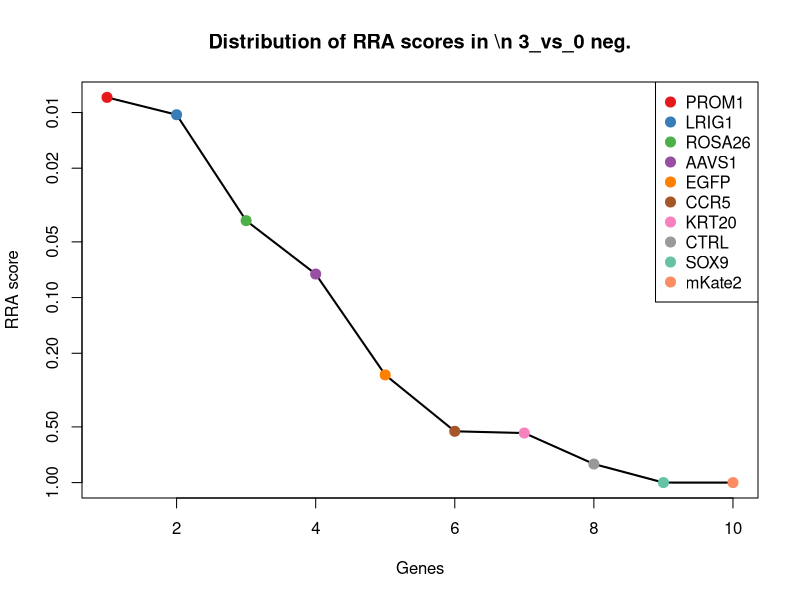
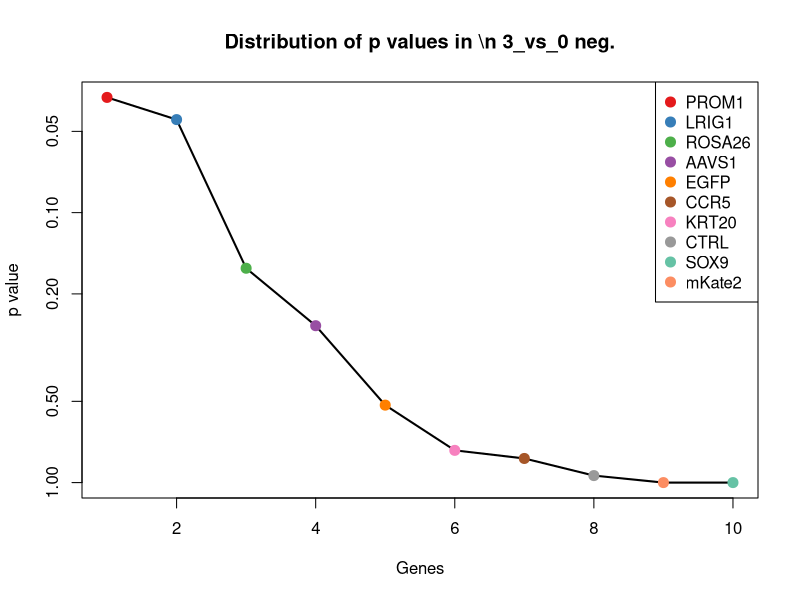
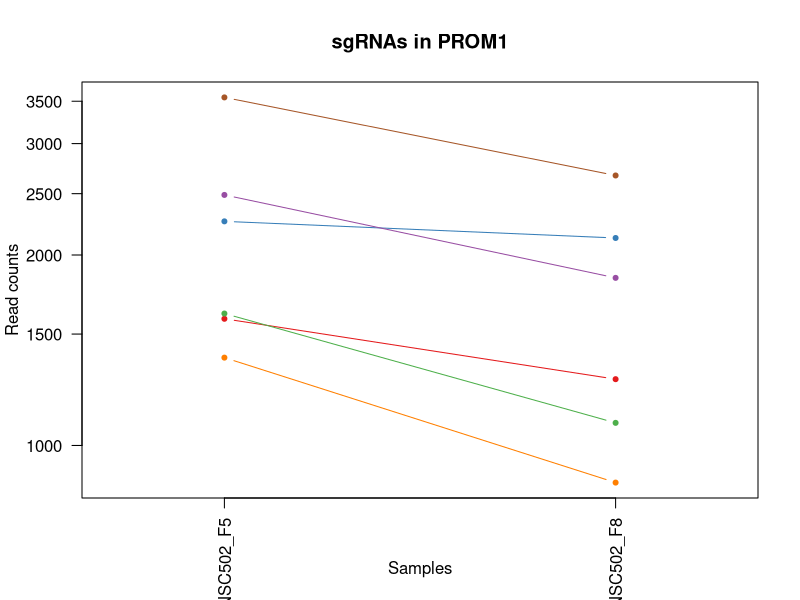
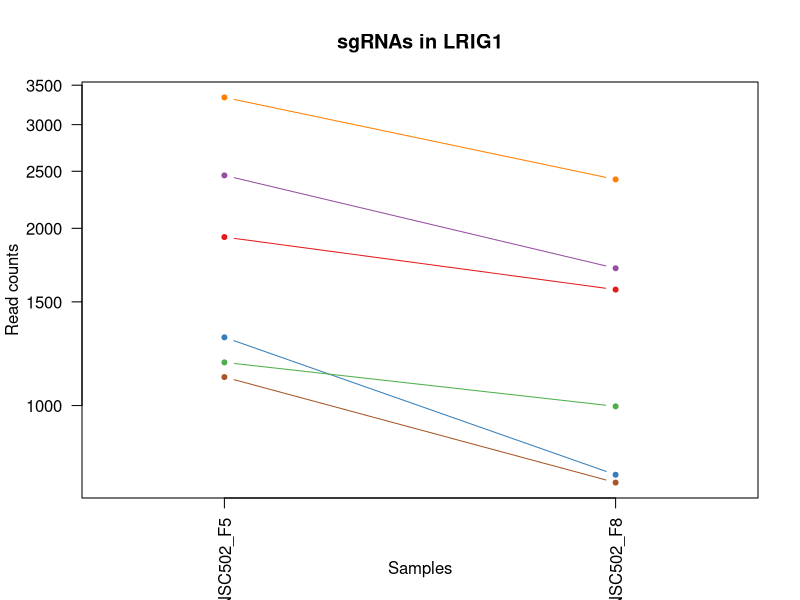
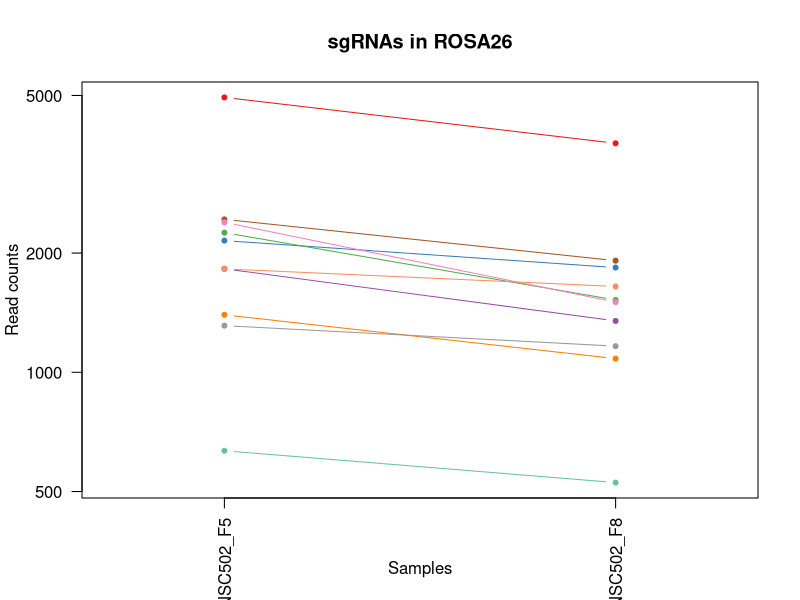
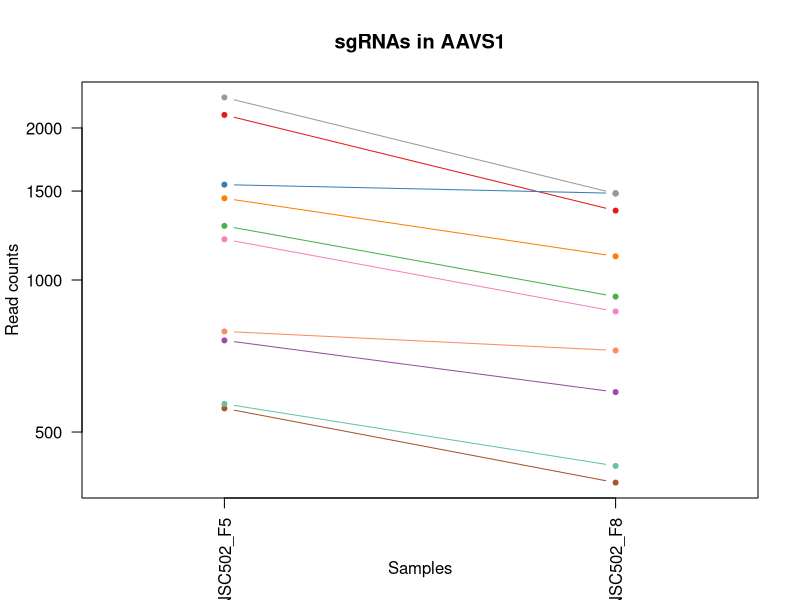
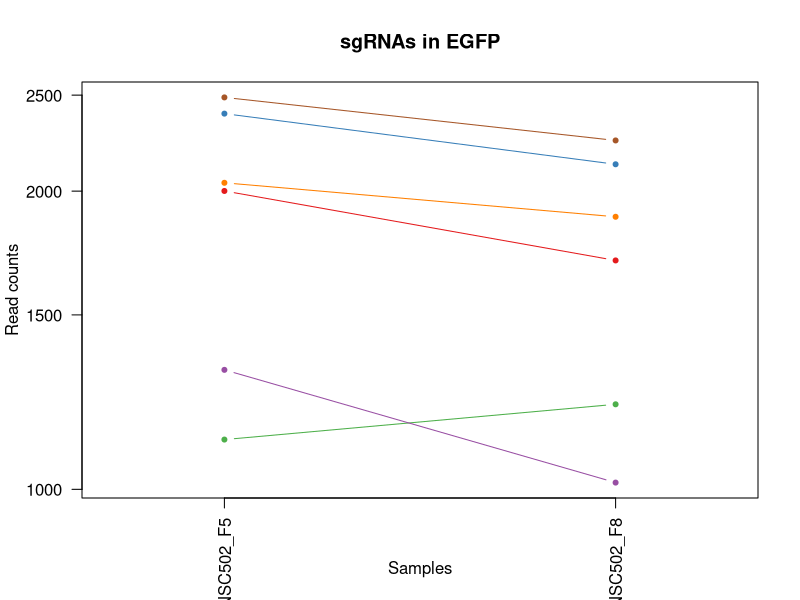
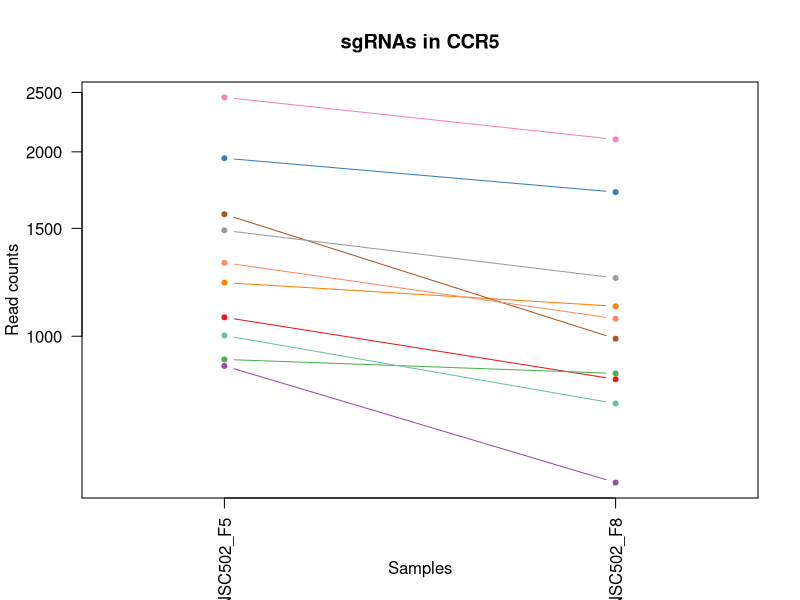

Source code (R) for these figures, in order: (Note: this script raises an error after producing the figures.)
pdf(file='S2A_c0_t3.pdf',width=4.5,height=4.5);
gstable=read.table('S2A_c0_t3.gene_summary.txt',header=T)
# 
#
# parameters
# Do not modify the variables beginning with "__"

# gstablename='__GENE_SUMMARY_FILE__'
startindex=3
# outputfile='__OUTPUT_FILE__'
targetgenelist=c("PROM1","LRIG1","ROSA26","AAVS1","EGFP","CCR5","KRT20","CTRL","SOX9","mKate2")
# samplelabel=sub('.\\w+.\\w+$','',colnames(gstable)[startindex]);
samplelabel='3_vs_0 neg.'


# You need to write some codes in front of this code:
# gstable=read.table(gstablename,header=T)
# pdf(file=outputfile,width=6,height=6)


# set up color using RColorBrewer
#library(RColorBrewer)
#colors <- brewer.pal(length(targetgenelist), "Set1")

colors=c( "#E41A1C", "#377EB8", "#4DAF4A", "#984EA3", "#FF7F00",  "#A65628", "#F781BF",
          "#999999", "#66C2A5", "#FC8D62", "#8DA0CB", "#E78AC3", "#A6D854", "#FFD92F", "#E5C494", "#B3B3B3", 
          "#8DD3C7", "#FFFFB3", "#BEBADA", "#FB8072", "#80B1D3", "#FDB462", "#B3DE69", "#FCCDE5",
          "#D9D9D9", "#BC80BD", "#CCEBC5", "#FFED6F")

######
# function definition

plotrankedvalues<-function(val, tglist, ...){
  
  plot(val,log='y',ylim=c(max(val),min(val)),type='l',lwd=2, ...)
  if(length(tglist)>0){
    for(i in 1:length(tglist)){
      targetgene=tglist[i];
      tx=which(names(val)==targetgene);ty=val[targetgene];
      points(tx,ty,col=colors[(i %% length(colors)) ],cex=2,pch=20)
      # text(tx+50,ty,targetgene,col=colors[i])
    }
    legend('topright',tglist,pch=20,pt.cex = 2,cex=1,col=colors)
  }
}



plotrandvalues<-function(val,targetgenelist, ...){
  # choose the one with the best distance distribution
  
  mindiffvalue=0;
  randval=val;
  for(i in 1:20){
    randval0=sample(val)
    vindex=sort(which(names(randval0) %in% targetgenelist))
    if(max(vindex)>0.9*length(val)){
      # print('pass...')
      next;
    }
    mindiffind=min(diff(vindex));
    if (mindiffind > mindiffvalue){
      mindiffvalue=mindiffind;
      randval=randval0;
      # print(paste('Diff: ',mindiffvalue))
    }
  }
  plot(randval,log='y',ylim=c(max(randval),min(randval)),pch=20,col='grey', ...)
  
  if(length(targetgenelist)>0){
    for(i in 1:length(targetgenelist)){
      targetgene=targetgenelist[i];
      tx=which(names(randval)==targetgene);ty=randval[targetgene];
      points(tx,ty,col=colors[(i %% length(colors)) ],cex=2,pch=20)
      text(tx+50,ty,targetgene,col=colors[i])
    }
  }
  
}




# set.seed(1235)



pvec=gstable[,startindex]
names(pvec)=gstable[,'id']
pvec=sort(pvec);

plotrankedvalues(pvec,targetgenelist,xlab='Genes',ylab='RRA score',main=paste('Distribution of RRA scores in \\n',samplelabel))

# plotrandvalues(pvec,targetgenelist,xlab='Genes',ylab='RRA score',main=paste('Distribution of RRA scores in \\n',samplelabel))


pvec=gstable[,startindex+1]
names(pvec)=gstable[,'id']
pvec=sort(pvec);

plotrankedvalues(pvec,targetgenelist,xlab='Genes',ylab='p value',main=paste('Distribution of p values in \\n',samplelabel))

# plotrandvalues(pvec,targetgenelist,xlab='Genes',ylab='p value',main=paste('Distribution of p values in \\n',samplelabel))



# you need to write after this code:
# dev.off()






# parameters
# Do not modify the variables beginning with "__"
targetmat=list(c(1584.6399029282543,1271.867339006286),c(2259.5258627960648,2126.746125618564),c(1615.3165374677003,1084.7972866791495),c(2487.683332183194,1839.348000534974),c(1375.6553301282788,872.6452161628996),c(3547.944513452794,2670.1898530493518))
targetgene="PROM1"
collabel=c("S13_MNSC502_F5","S16_MNSC502_F8")

# set up color using RColorBrewer
#library(RColorBrewer)
#colors <- brewer.pal(length(targetgenelist), "Set1")

colors=c( "#E41A1C", "#377EB8", "#4DAF4A", "#984EA3", "#FF7F00",  "#A65628", "#F781BF",
          "#999999", "#66C2A5", "#FC8D62", "#8DA0CB", "#E78AC3", "#A6D854", "#FFD92F", "#E5C494", "#B3B3B3", 
          "#8DD3C7", "#FFFFB3", "#BEBADA", "#FB8072", "#80B1D3", "#FDB462", "#B3DE69", "#FCCDE5",
          "#D9D9D9", "#BC80BD", "#CCEBC5", "#FFED6F")


## code

targetmatvec=unlist(targetmat)+1
yrange=range(targetmatvec[targetmatvec>0]);
# yrange[1]=1; # set the minimum value to 1
for(i in 1:length(targetmat)){
  vali=targetmat[[i]]+1;
  if(i==1){
    plot(1:length(vali),vali,type='b',las=1,pch=20,main=paste('sgRNAs in',targetgene),ylab='Read counts',xlab='Samples',xlim=c(0.7,length(vali)+0.3),ylim = yrange,col=colors[(i %% length(colors))],xaxt='n',log='y')
    axis(1,at=1:length(vali),labels=(collabel),las=2)
    # lines(0:100,rep(1,101),col='black');
  }else{
    lines(1:length(vali),vali,type='b',pch=20,col=colors[(i %% length(colors))])
  }
}




# parameters
# Do not modify the variables beginning with "__"
targetmat=list(c(1931.6693311557365,1572.8515572756455),c(1304.71561275581,761.866302494316),c(1182.967719427384,995.9651389260399),c(2458.9239873024635,1709.7575732245555),c(3336.084006164746,2420.414755249432),c(1116.8212262017037,738.8744524876288))
targetgene="LRIG1"
collabel=c("S13_MNSC502_F5","S16_MNSC502_F8")

# set up color using RColorBrewer
#library(RColorBrewer)
#colors <- brewer.pal(length(targetgenelist), "Set1")

colors=c( "#E41A1C", "#377EB8", "#4DAF4A", "#984EA3", "#FF7F00",  "#A65628", "#F781BF",
          "#999999", "#66C2A5", "#FC8D62", "#8DA0CB", "#E78AC3", "#A6D854", "#FFD92F", "#E5C494", "#B3B3B3", 
          "#8DD3C7", "#FFFFB3", "#BEBADA", "#FB8072", "#80B1D3", "#FDB462", "#B3DE69", "#FCCDE5",
          "#D9D9D9", "#BC80BD", "#CCEBC5", "#FFED6F")


## code

targetmatvec=unlist(targetmat)+1
yrange=range(targetmatvec[targetmatvec>0]);
# yrange[1]=1; # set the minimum value to 1
for(i in 1:length(targetmat)){
  vali=targetmat[[i]]+1;
  if(i==1){
    plot(1:length(vali),vali,type='b',las=1,pch=20,main=paste('sgRNAs in',targetgene),ylab='Read counts',xlab='Samples',xlim=c(0.7,length(vali)+0.3),ylim = yrange,col=colors[(i %% length(colors))],xaxt='n',log='y')
    axis(1,at=1:length(vali),labels=(collabel),las=2)
    # lines(0:100,rep(1,101),col='black');
  }else{
    lines(1:length(vali),vali,type='b',pch=20,col=colors[(i %% length(colors))])
  }
}




# parameters
# Do not modify the variables beginning with "__"
targetmat=list(c(4942.772740168227,3785.2945783736795),c(2149.281707419931,1837.257832352548),c(2250.8980593318456,1521.6424368062058),c(1824.3011102676758,1347.113393573626),c(1395.7868715447903,1081.6620344055104),c(2432.0819320804485,1912.503886919888),c(2389.9015595887104,1502.830923164371),c(1310.4674817319562,1163.1785935201285),c(632.7055873760725,525.6772978801658),c(1823.342465438318,1646.0074436605591))
targetgene="ROSA26"
collabel=c("S13_MNSC502_F5","S16_MNSC502_F8")

# set up color using RColorBrewer
#library(RColorBrewer)
#colors <- brewer.pal(length(targetgenelist), "Set1")

colors=c( "#E41A1C", "#377EB8", "#4DAF4A", "#984EA3", "#FF7F00",  "#A65628", "#F781BF",
          "#999999", "#66C2A5", "#FC8D62", "#8DA0CB", "#E78AC3", "#A6D854", "#FFD92F", "#E5C494", "#B3B3B3", 
          "#8DD3C7", "#FFFFB3", "#BEBADA", "#FB8072", "#80B1D3", "#FDB462", "#B3DE69", "#FCCDE5",
          "#D9D9D9", "#BC80BD", "#CCEBC5", "#FFED6F")


## code

targetmatvec=unlist(targetmat)+1
yrange=range(targetmatvec[targetmatvec>0]);
# yrange[1]=1; # set the minimum value to 1
for(i in 1:length(targetmat)){
  vali=targetmat[[i]]+1;
  if(i==1){
    plot(1:length(vali),vali,type='b',las=1,pch=20,main=paste('sgRNAs in',targetgene),ylab='Read counts',xlab='Samples',xlim=c(0.7,length(vali)+0.3),ylim = yrange,col=colors[(i %% length(colors))],xaxt='n',log='y')
    axis(1,at=1:length(vali),labels=(collabel),las=2)
    # lines(0:100,rep(1,101),col='black');
  }else{
    lines(1:length(vali),vali,type='b',pch=20,col=colors[(i %% length(colors))])
  }
}




# parameters
# Do not modify the variables beginning with "__"
targetmat=list(c(2121.481007368558,1371.1503276715262),c(1543.4181752658737,1484.0194095225359),c(1278.8322023631526,925.9445048147653),c(758.2880600219293,598.8331842650796),c(1450.4296268181783,1113.0145571419018),c(556.0140010274577,396.08687056974725),c(1203.0992608438953,865.3296275244082),c(2297.8716559703726,1481.92924134011),c(567.5177389797499,427.43939330613887),c(789.923339390733,724.2432752106461))
targetgene="AAVS1"
collabel=c("S13_MNSC502_F5","S16_MNSC502_F8")

# set up color using RColorBrewer
#library(RColorBrewer)
#colors <- brewer.pal(length(targetgenelist), "Set1")

colors=c( "#E41A1C", "#377EB8", "#4DAF4A", "#984EA3", "#FF7F00",  "#A65628", "#F781BF",
          "#999999", "#66C2A5", "#FC8D62", "#8DA0CB", "#E78AC3", "#A6D854", "#FFD92F", "#E5C494", "#B3B3B3", 
          "#8DD3C7", "#FFFFB3", "#BEBADA", "#FB8072", "#80B1D3", "#FDB462", "#B3DE69", "#FCCDE5",
          "#D9D9D9", "#BC80BD", "#CCEBC5", "#FFED6F")


## code

targetmatvec=unlist(targetmat)+1
yrange=range(targetmatvec[targetmatvec>0]);
# yrange[1]=1; # set the minimum value to 1
for(i in 1:length(targetmat)){
  vali=targetmat[[i]]+1;
  if(i==1){
    plot(1:length(vali),vali,type='b',las=1,pch=20,main=paste('sgRNAs in',targetgene),ylab='Read counts',xlab='Samples',xlim=c(0.7,length(vali)+0.3),ylim = yrange,col=colors[(i %% length(colors))],xaxt='n',log='y')
    axis(1,at=1:length(vali),labels=(collabel),las=2)
    # lines(0:100,rep(1,101),col='black');
  }else{
    lines(1:length(vali),vali,type='b',pch=20,col=colors[(i %% length(colors))])
  }
}




# parameters
# Do not modify the variables beginning with "__"
targetmat=list(c(1999.733114040132,1701.396900494851),c(2393.7361389061407,2127.791209709777),c(1121.614450348492,1217.5229662632073),c(1319.0952851961754,1014.7766525678749),c(2038.0789072144396,1883.2415323659222),c(2485.7660425244785,2249.020964290491))
targetgene="EGFP"
collabel=c("S13_MNSC502_F5","S16_MNSC502_F8")

# set up color using RColorBrewer
#library(RColorBrewer)
#colors <- brewer.pal(length(targetgenelist), "Set1")

colors=c( "#E41A1C", "#377EB8", "#4DAF4A", "#984EA3", "#FF7F00",  "#A65628", "#F781BF",
          "#999999", "#66C2A5", "#FC8D62", "#8DA0CB", "#E78AC3", "#A6D854", "#FFD92F", "#E5C494", "#B3B3B3", 
          "#8DD3C7", "#FFFFB3", "#BEBADA", "#FB8072", "#80B1D3", "#FDB462", "#B3DE69", "#FCCDE5",
          "#D9D9D9", "#BC80BD", "#CCEBC5", "#FFED6F")


## code

targetmatvec=unlist(targetmat)+1
yrange=range(targetmatvec[targetmatvec>0]);
# yrange[1]=1; # set the minimum value to 1
for(i in 1:length(targetmat)){
  vali=targetmat[[i]]+1;
  if(i==1){
    plot(1:length(vali),vali,type='b',las=1,pch=20,main=paste('sgRNAs in',targetgene),ylab='Read counts',xlab='Samples',xlim=c(0.7,length(vali)+0.3),ylim = yrange,col=colors[(i %% length(colors))],xaxt='n',log='y')
    axis(1,at=1:length(vali),labels=(collabel),las=2)
    # lines(0:100,rep(1,101),col='black');
  }else{
    lines(1:length(vali),vali,type='b',pch=20,col=colors[(i %% length(colors))])
  }
}




# parameters
# Do not modify the variables beginning with "__"
targetmat=list(c(1072.7235640512502,849.6533661562124),c(1951.8008725722477,1718.11824595426),c(915.5058120365898,868.4648797980474),c(893.456980961363,575.8413342583924),c(1222.2721574310492,1118.2399775979673),c(1580.8053236108235,989.6946343787616),c(2453.1721183263176,2094.348518790959),c(1487.816775163128,1243.6500685435335),c(1001.7838466787814,775.4523956800857),c(1317.17799553746,1067.0308571285275))
targetgene="CCR5"
collabel=c("S13_MNSC502_F5","S16_MNSC502_F8")

# set up color using RColorBrewer
#library(RColorBrewer)
#colors <- brewer.pal(length(targetgenelist), "Set1")

colors=c( "#E41A1C", "#377EB8", "#4DAF4A", "#984EA3", "#FF7F00",  "#A65628", "#F781BF",
          "#999999", "#66C2A5", "#FC8D62", "#8DA0CB", "#E78AC3", "#A6D854", "#FFD92F", "#E5C494", "#B3B3B3", 
          "#8DD3C7", "#FFFFB3", "#BEBADA", "#FB8072", "#80B1D3", "#FDB462", "#B3DE69", "#FCCDE5",
          "#D9D9D9", "#BC80BD", "#CCEBC5", "#FFED6F")


## code

targetmatvec=unlist(targetmat)+1
yrange=range(targetmatvec[targetmatvec>0]);
# yrange[1]=1; # set the minimum value to 1
for(i in 1:length(targetmat)){
  vali=targetmat[[i]]+1;
  if(i==1){
    plot(1:length(vali),vali,type='b',las=1,pch=20,main=paste('sgRNAs in',targetgene),ylab='Read counts',xlab='Samples',xlim=c(0.7,length(vali)+0.3),ylim = yrange,col=colors[(i %% length(colors))],xaxt='n',log='y')
    axis(1,at=1:length(vali),labels=(collabel),las=2)
    # lines(0:100,rep(1,101),col='black');
  }else{
    lines(1:length(vali),vali,type='b',pch=20,col=colors[(i %% length(colors))])
  }
}




# parameters
# Do not modify the variables beginning with "__"
targetmat=list(c(1421.6702819374477,1100.4735480473453),c(1991.1053105759129,1819.4914028019261),c(1718.8501790383302,1443.261129965227),c(815.8067497833904,632.2758751838974),c(2484.807397695121,2194.676591547412),c(1264.4525299227873,1027.3176616624316))
targetgene="KRT20"
collabel=c("S13_MNSC502_F5","S16_MNSC502_F8")

# set up color using RColorBrewer
#library(RColorBrewer)
#colors <- brewer.pal(length(targetgenelist), "Set1")

colors=c( "#E41A1C", "#377EB8", "#4DAF4A", "#984EA3", "#FF7F00",  "#A65628", "#F781BF",
          "#999999", "#66C2A5", "#FC8D62", "#8DA0CB", "#E78AC3", "#A6D854", "#FFD92F", "#E5C494", "#B3B3B3", 
          "#8DD3C7", "#FFFFB3", "#BEBADA", "#FB8072", "#80B1D3", "#FDB462", "#B3DE69", "#FCCDE5",
          "#D9D9D9", "#BC80BD", "#CCEBC5", "#FFED6F")


## code

targetmatvec=unlist(targetmat)+1
yrange=range(targetmatvec[targetmatvec>0]);
# yrange[1]=1; # set the minimum value to 1
for(i in 1:length(targetmat)){
  vali=targetmat[[i]]+1;
  if(i==1){
    plot(1:length(vali),vali,type='b',las=1,pch=20,main=paste('sgRNAs in',targetgene),ylab='Read counts',xlab='Samples',xlim=c(0.7,length(vali)+0.3),ylim = yrange,col=colors[(i %% length(colors))],xaxt='n',log='y')
    axis(1,at=1:length(vali),labels=(collabel),las=2)
    # lines(0:100,rep(1,101),col='black');
  }else{
    lines(1:length(vali),vali,type='b',pch=20,col=colors[(i %% length(colors))])
  }
}




# parameters
# Do not modify the variables beginning with "__"
targetmat=list(c(1360.317012858556,1202.8917889862246),c(1374.696685298921,1187.2155276180288),c(4283.225097570139,3958.7785375150465),c(763.0812841687177,681.3948274709109),c(1427.422150913594,1341.8879731175607),c(2937.2877571519484,2251.1111324729172),c(1497.4032234567048,1464.162811789488),c(1555.8805580475237,1281.2730958272036),c(1358.3997231998405,1350.2486458472652),c(2404.2812320290755,2186.315918817708))
targetgene="CTRL"
collabel=c("S13_MNSC502_F5","S16_MNSC502_F8")

# set up color using RColorBrewer
#library(RColorBrewer)
#colors <- brewer.pal(length(targetgenelist), "Set1")

colors=c( "#E41A1C", "#377EB8", "#4DAF4A", "#984EA3", "#FF7F00",  "#A65628", "#F781BF",
          "#999999", "#66C2A5", "#FC8D62", "#8DA0CB", "#E78AC3", "#A6D854", "#FFD92F", "#E5C494", "#B3B3B3", 
          "#8DD3C7", "#FFFFB3", "#BEBADA", "#FB8072", "#80B1D3", "#FDB462", "#B3DE69", "#FCCDE5",
          "#D9D9D9", "#BC80BD", "#CCEBC5", "#FFED6F")


## code

targetmatvec=unlist(targetmat)+1
yrange=range(targetmatvec[targetmatvec>0]);
# yrange[1]=1; # set the minimum value to 1
for(i in 1:length(targetmat)){
  vali=targetmat[[i]]+1;
  if(i==1){
    plot(1:length(vali),vali,type='b',las=1,pch=20,main=paste('sgRNAs in',targetgene),ylab='Read counts',xlab='Samples',xlim=c(0.7,length(vali)+0.3),ylim = yrange,col=colors[(i %% length(colors))],xaxt='n',log='y')
    axis(1,at=1:length(vali),labels=(collabel),las=2)
    # lines(0:100,rep(1,101),col='black');
  }else{
    lines(1:length(vali),vali,type='b',pch=20,col=colors[(i %% length(colors))])
  }
}




# parameters
# Do not modify the variables beginning with "__"
targetmat=list(c(1558.7564925355969,2555.2306030159157),c(1205.0165505026107,1913.5489710111008),c(739.1151634347756,1059.7152684900361),c(682.5551185026721,1402.5028504079178),c(1336.3508921246137,3116.4407599973256),c(1755.2786825539224,3889.802987494985))
targetgene="SOX9"
collabel=c("S13_MNSC502_F5","S16_MNSC502_F8")

# set up color using RColorBrewer
#library(RColorBrewer)
#colors <- brewer.pal(length(targetgenelist), "Set1")

colors=c( "#E41A1C", "#377EB8", "#4DAF4A", "#984EA3", "#FF7F00",  "#A65628", "#F781BF",
          "#999999", "#66C2A5", "#FC8D62", "#8DA0CB", "#E78AC3", "#A6D854", "#FFD92F", "#E5C494", "#B3B3B3", 
          "#8DD3C7", "#FFFFB3", "#BEBADA", "#FB8072", "#80B1D3", "#FDB462", "#B3DE69", "#FCCDE5",
          "#D9D9D9", "#BC80BD", "#CCEBC5", "#FFED6F")


## code

targetmatvec=unlist(targetmat)+1
yrange=range(targetmatvec[targetmatvec>0]);
# yrange[1]=1; # set the minimum value to 1
for(i in 1:length(targetmat)){
  vali=targetmat[[i]]+1;
  if(i==1){
    plot(1:length(vali),vali,type='b',las=1,pch=20,main=paste('sgRNAs in',targetgene),ylab='Read counts',xlab='Samples',xlim=c(0.7,length(vali)+0.3),ylim = yrange,col=colors[(i %% length(colors))],xaxt='n',log='y')
    axis(1,at=1:length(vali),labels=(collabel),las=2)
    # lines(0:100,rep(1,101),col='black');
  }else{
    lines(1:length(vali),vali,type='b',pch=20,col=colors[(i %% length(colors))])
  }
}




# parameters
# Do not modify the variables beginning with "__"
targetmat=list(c(870.4495050567785,3577.322844222282),c(978.776370774197,3698.5525988029963),c(897.2915602787937,3797.835587468236),c(940.4305775998896,1954.30725056841),c(817.7240394421058,2574.0421166577507),c(1410.1665439851554,5092.694776481209))
targetgene="mKate2"
collabel=c("S13_MNSC502_F5","S16_MNSC502_F8")

# set up color using RColorBrewer
#library(RColorBrewer)
#colors <- brewer.pal(length(targetgenelist), "Set1")

colors=c( "#E41A1C", "#377EB8", "#4DAF4A", "#984EA3", "#FF7F00",  "#A65628", "#F781BF",
          "#999999", "#66C2A5", "#FC8D62", "#8DA0CB", "#E78AC3", "#A6D854", "#FFD92F", "#E5C494", "#B3B3B3", 
          "#8DD3C7", "#FFFFB3", "#BEBADA", "#FB8072", "#80B1D3", "#FDB462", "#B3DE69", "#FCCDE5",
          "#D9D9D9", "#BC80BD", "#CCEBC5", "#FFED6F")


## code

targetmatvec=unlist(targetmat)+1
yrange=range(targetmatvec[targetmatvec>0]);
# yrange[1]=1; # set the minimum value to 1
for(i in 1:length(targetmat)){
  vali=targetmat[[i]]+1;
  if(i==1){
    plot(1:length(vali),vali,type='b',las=1,pch=20,main=paste('sgRNAs in',targetgene),ylab='Read counts',xlab='Samples',xlim=c(0.7,length(vali)+0.3),ylim = yrange,col=colors[(i %% length(colors))],xaxt='n',log='y')
    axis(1,at=1:length(vali),labels=(collabel),las=2)
    # lines(0:100,rep(1,101),col='black');
  }else{
    lines(1:length(vali),vali,type='b',pch=20,col=colors[(i %% length(colors))])
  }
}



# 
#
# parameters
# Do not modify the variables beginning with "__"

# gstablename='__GENE_SUMMARY_FILE__'
startindex=9
# outputfile='__OUTPUT_FILE__'
targetgenelist=c("mKate2","SOX9","EGFP","CCR5","AAVS1","CTRL","LRIG1","ROSA26","PROM1","KRT20")
# samplelabel=sub('.\\w+.\\w+$','',colnames(gstable)[startindex]);
samplelabel='3_vs_0 pos.'


# You need to write some codes in front of this code:
# gstable=read.table(gstablename,header=T)
# pdf(file=outputfile,width=6,height=6)


# set up color using RColorBrewer
#library(RColorBrewer)
#colors <- brewer.pal(length(targetgenelist), "Set1")

colors=c( "#E41A1C", "#377EB8", "#4DAF4A", "#984EA3", "#FF7F00",  "#A65628", "#F781BF",
          "#999999", "#66C2A5", "#FC8D62", "#8DA0CB", "#E78AC3", "#A6D854", "#FFD92F", "#E5C494", "#B3B3B3", 
          "#8DD3C7", "#FFFFB3", "#BEBADA", "#FB8072", "#80B1D3", "#FDB462", "#B3DE69", "#FCCDE5",
          "#D9D9D9", "#BC80BD", "#CCEBC5", "#FFED6F")

######
# function definition

plotrankedvalues<-function(val, tglist, ...){
  
  plot(val,log='y',ylim=c(max(val),min(val)),type='l',lwd=2, ...)
  if(length(tglist)>0){
    for(i in 1:length(tglist)){
      targetgene=tglist[i];
      tx=which(names(val)==targetgene);ty=val[targetgene];
      points(tx,ty,col=colors[(i %% length(colors)) ],cex=2,pch=20)
      # text(tx+50,ty,targetgene,col=colors[i])
    }
    legend('topright',tglist,pch=20,pt.cex = 2,cex=1,col=colors)
  }
}



plotrandvalues<-function(val,targetgenelist, ...){
  # choose the one with the best distance distribution
  
  mindiffvalue=0;
  randval=val;
  for(i in 1:20){
    randval0=sample(val)
    vindex=sort(which(names(randval0) %in% targetgenelist))
    if(max(vindex)>0.9*length(val)){
      # print('pass...')
      next;
    }
    mindiffind=min(diff(vindex));
    if (mindiffind > mindiffvalue){
      mindiffvalue=mindiffind;
      randval=randval0;
      # print(paste('Diff: ',mindiffvalue))
    }
  }
  plot(randval,log='y',ylim=c(max(randval),min(randval)),pch=20,col='grey', ...)
  
  if(length(targetgenelist)>0){
    for(i in 1:length(targetgenelist)){
      targetgene=targetgenelist[i];
      tx=which(names(randval)==targetgene);ty=randval[targetgene];
      points(tx,ty,col=colors[(i %% length(colors)) ],cex=2,pch=20)
      text(tx+50,ty,targetgene,col=colors[i])
    }
  }
  
}




# set.seed(1235)



pvec=gstable[,startindex]
names(pvec)=gstable[,'id']
pvec=sort(pvec);

plotrankedvalues(pvec,targetgenelist,xlab='Genes',ylab='RRA score',main=paste('Distribution of RRA scores in \\n',samplelabel))

# plotrandvalues(pvec,targetgenelist,xlab='Genes',ylab='RRA score',main=paste('Distribution of RRA scores in \\n',samplelabel))


pvec=gstable[,startindex+1]
names(pvec)=gstable[,'id']
pvec=sort(pvec);

plotrankedvalues(pvec,targetgenelist,xlab='Genes',ylab='p value',main=paste('Distribution of p values in \\n',samplelabel))

# plotrandvalues(pvec,targetgenelist,xlab='Genes',ylab='p value',main=paste('Distribution of p values in \\n',samplelabel))



# you need to write after this code:
# dev.off()






# parameters
# Do not modify the variables beginning with "__"
targetmat=list(c(870.4495050567785,3577.322844222282),c(978.776370774197,3698.5525988029963),c(897.2915602787937,3797.835587468236),c(940.4305775998896,1954.30725056841),c(817.7240394421058,2574.0421166577507),c(1410.1665439851554,5092.694776481209))
targetgene="mKate2"
collabel=c("S13_MNSC502_F5","S16_MNSC502_F8")

# set up color using RColorBrewer
#library(RColorBrewer)
#colors <- brewer.pal(length(targetgenelist), "Set1")

colors=c( "#E41A1C", "#377EB8", "#4DAF4A", "#984EA3", "#FF7F00",  "#A65628", "#F781BF",
          "#999999", "#66C2A5", "#FC8D62", "#8DA0CB", "#E78AC3", "#A6D854", "#FFD92F", "#E5C494", "#B3B3B3", 
          "#8DD3C7", "#FFFFB3", "#BEBADA", "#FB8072", "#80B1D3", "#FDB462", "#B3DE69", "#FCCDE5",
          "#D9D9D9", "#BC80BD", "#CCEBC5", "#FFED6F")


## code

targetmatvec=unlist(targetmat)+1
yrange=range(targetmatvec[targetmatvec>0]);
# yrange[1]=1; # set the minimum value to 1
for(i in 1:length(targetmat)){
  vali=targetmat[[i]]+1;
  if(i==1){
    plot(1:length(vali),vali,type='b',las=1,pch=20,main=paste('sgRNAs in',targetgene),ylab='Read counts',xlab='Samples',xlim=c(0.7,length(vali)+0.3),ylim = yrange,col=colors[(i %% length(colors))],xaxt='n',log='y')
    axis(1,at=1:length(vali),labels=(collabel),las=2)
    # lines(0:100,rep(1,101),col='black');
  }else{
    lines(1:length(vali),vali,type='b',pch=20,col=colors[(i %% length(colors))])
  }
}




# parameters
# Do not modify the variables beginning with "__"
targetmat=list(c(1558.7564925355969,2555.2306030159157),c(1205.0165505026107,1913.5489710111008),c(739.1151634347756,1059.7152684900361),c(682.5551185026721,1402.5028504079178),c(1336.3508921246137,3116.4407599973256),c(1755.2786825539224,3889.802987494985))
targetgene="SOX9"
collabel=c("S13_MNSC502_F5","S16_MNSC502_F8")

# set up color using RColorBrewer
#library(RColorBrewer)
#colors <- brewer.pal(length(targetgenelist), "Set1")

colors=c( "#E41A1C", "#377EB8", "#4DAF4A", "#984EA3", "#FF7F00",  "#A65628", "#F781BF",
          "#999999", "#66C2A5", "#FC8D62", "#8DA0CB", "#E78AC3", "#A6D854", "#FFD92F", "#E5C494", "#B3B3B3", 
          "#8DD3C7", "#FFFFB3", "#BEBADA", "#FB8072", "#80B1D3", "#FDB462", "#B3DE69", "#FCCDE5",
          "#D9D9D9", "#BC80BD", "#CCEBC5", "#FFED6F")


## code

targetmatvec=unlist(targetmat)+1
yrange=range(targetmatvec[targetmatvec>0]);
# yrange[1]=1; # set the minimum value to 1
for(i in 1:length(targetmat)){
  vali=targetmat[[i]]+1;
  if(i==1){
    plot(1:length(vali),vali,type='b',las=1,pch=20,main=paste('sgRNAs in',targetgene),ylab='Read counts',xlab='Samples',xlim=c(0.7,length(vali)+0.3),ylim = yrange,col=colors[(i %% length(colors))],xaxt='n',log='y')
    axis(1,at=1:length(vali),labels=(collabel),las=2)
    # lines(0:100,rep(1,101),col='black');
  }else{
    lines(1:length(vali),vali,type='b',pch=20,col=colors[(i %% length(colors))])
  }
}




# parameters
# Do not modify the variables beginning with "__"
targetmat=list(c(1999.733114040132,1701.396900494851),c(2393.7361389061407,2127.791209709777),c(1121.614450348492,1217.5229662632073),c(1319.0952851961754,1014.7766525678749),c(2038.0789072144396,1883.2415323659222),c(2485.7660425244785,2249.020964290491))
targetgene="EGFP"
collabel=c("S13_MNSC502_F5","S16_MNSC502_F8")

# set up color using RColorBrewer
#library(RColorBrewer)
#colors <- brewer.pal(length(targetgenelist), "Set1")

colors=c( "#E41A1C", "#377EB8", "#4DAF4A", "#984EA3", "#FF7F00",  "#A65628", "#F781BF",
          "#999999", "#66C2A5", "#FC8D62", "#8DA0CB", "#E78AC3", "#A6D854", "#FFD92F", "#E5C494", "#B3B3B3", 
          "#8DD3C7", "#FFFFB3", "#BEBADA", "#FB8072", "#80B1D3", "#FDB462", "#B3DE69", "#FCCDE5",
          "#D9D9D9", "#BC80BD", "#CCEBC5", "#FFED6F")


## code

targetmatvec=unlist(targetmat)+1
yrange=range(targetmatvec[targetmatvec>0]);
# yrange[1]=1; # set the minimum value to 1
for(i in 1:length(targetmat)){
  vali=targetmat[[i]]+1;
  if(i==1){
    plot(1:length(vali),vali,type='b',las=1,pch=20,main=paste('sgRNAs in',targetgene),ylab='Read counts',xlab='Samples',xlim=c(0.7,length(vali)+0.3),ylim = yrange,col=colors[(i %% length(colors))],xaxt='n',log='y')
    axis(1,at=1:length(vali),labels=(collabel),las=2)
    # lines(0:100,rep(1,101),col='black');
  }else{
    lines(1:length(vali),vali,type='b',pch=20,col=colors[(i %% length(colors))])
  }
}




# parameters
# Do not modify the variables beginning with "__"
targetmat=list(c(1072.7235640512502,849.6533661562124),c(1951.8008725722477,1718.11824595426),c(915.5058120365898,868.4648797980474),c(893.456980961363,575.8413342583924),c(1222.2721574310492,1118.2399775979673),c(1580.8053236108235,989.6946343787616),c(2453.1721183263176,2094.348518790959),c(1487.816775163128,1243.6500685435335),c(1001.7838466787814,775.4523956800857),c(1317.17799553746,1067.0308571285275))
targetgene="CCR5"
collabel=c("S13_MNSC502_F5","S16_MNSC502_F8")

# set up color using RColorBrewer
#library(RColorBrewer)
#colors <- brewer.pal(length(targetgenelist), "Set1")

colors=c( "#E41A1C", "#377EB8", "#4DAF4A", "#984EA3", "#FF7F00",  "#A65628", "#F781BF",
          "#999999", "#66C2A5", "#FC8D62", "#8DA0CB", "#E78AC3", "#A6D854", "#FFD92F", "#E5C494", "#B3B3B3", 
          "#8DD3C7", "#FFFFB3", "#BEBADA", "#FB8072", "#80B1D3", "#FDB462", "#B3DE69", "#FCCDE5",
          "#D9D9D9", "#BC80BD", "#CCEBC5", "#FFED6F")


## code

targetmatvec=unlist(targetmat)+1
yrange=range(targetmatvec[targetmatvec>0]);
# yrange[1]=1; # set the minimum value to 1
for(i in 1:length(targetmat)){
  vali=targetmat[[i]]+1;
  if(i==1){
    plot(1:length(vali),vali,type='b',las=1,pch=20,main=paste('sgRNAs in',targetgene),ylab='Read counts',xlab='Samples',xlim=c(0.7,length(vali)+0.3),ylim = yrange,col=colors[(i %% length(colors))],xaxt='n',log='y')
    axis(1,at=1:length(vali),labels=(collabel),las=2)
    # lines(0:100,rep(1,101),col='black');
  }else{
    lines(1:length(vali),vali,type='b',pch=20,col=colors[(i %% length(colors))])
  }
}




# parameters
# Do not modify the variables beginning with "__"
targetmat=list(c(2121.481007368558,1371.1503276715262),c(1543.4181752658737,1484.0194095225359),c(1278.8322023631526,925.9445048147653),c(758.2880600219293,598.8331842650796),c(1450.4296268181783,1113.0145571419018),c(556.0140010274577,396.08687056974725),c(1203.0992608438953,865.3296275244082),c(2297.8716559703726,1481.92924134011),c(567.5177389797499,427.43939330613887),c(789.923339390733,724.2432752106461))
targetgene="AAVS1"
collabel=c("S13_MNSC502_F5","S16_MNSC502_F8")

# set up color using RColorBrewer
#library(RColorBrewer)
#colors <- brewer.pal(length(targetgenelist), "Set1")

colors=c( "#E41A1C", "#377EB8", "#4DAF4A", "#984EA3", "#FF7F00",  "#A65628", "#F781BF",
          "#999999", "#66C2A5", "#FC8D62", "#8DA0CB", "#E78AC3", "#A6D854", "#FFD92F", "#E5C494", "#B3B3B3", 
          "#8DD3C7", "#FFFFB3", "#BEBADA", "#FB8072", "#80B1D3", "#FDB462", "#B3DE69", "#FCCDE5",
          "#D9D9D9", "#BC80BD", "#CCEBC5", "#FFED6F")


## code

targetmatvec=unlist(targetmat)+1
yrange=range(targetmatvec[targetmatvec>0]);
# yrange[1]=1; # set the minimum value to 1
for(i in 1:length(targetmat)){
  vali=targetmat[[i]]+1;
  if(i==1){
    plot(1:length(vali),vali,type='b',las=1,pch=20,main=paste('sgRNAs in',targetgene),ylab='Read counts',xlab='Samples',xlim=c(0.7,length(vali)+0.3),ylim = yrange,col=colors[(i %% length(colors))],xaxt='n',log='y')
    axis(1,at=1:length(vali),labels=(collabel),las=2)
    # lines(0:100,rep(1,101),col='black');
  }else{
    lines(1:length(vali),vali,type='b',pch=20,col=colors[(i %% length(colors))])
  }
}




# parameters
# Do not modify the variables beginning with "__"
targetmat=list(c(1360.317012858556,1202.8917889862246),c(1374.696685298921,1187.2155276180288),c(4283.225097570139,3958.7785375150465),c(763.0812841687177,681.3948274709109),c(1427.422150913594,1341.8879731175607),c(2937.2877571519484,2251.1111324729172),c(1497.4032234567048,1464.162811789488),c(1555.8805580475237,1281.2730958272036),c(1358.3997231998405,1350.2486458472652),c(2404.2812320290755,2186.315918817708))
targetgene="CTRL"
collabel=c("S13_MNSC502_F5","S16_MNSC502_F8")

# set up color using RColorBrewer
#library(RColorBrewer)
#colors <- brewer.pal(length(targetgenelist), "Set1")

colors=c( "#E41A1C", "#377EB8", "#4DAF4A", "#984EA3", "#FF7F00",  "#A65628", "#F781BF",
          "#999999", "#66C2A5", "#FC8D62", "#8DA0CB", "#E78AC3", "#A6D854", "#FFD92F", "#E5C494", "#B3B3B3", 
          "#8DD3C7", "#FFFFB3", "#BEBADA", "#FB8072", "#80B1D3", "#FDB462", "#B3DE69", "#FCCDE5",
          "#D9D9D9", "#BC80BD", "#CCEBC5", "#FFED6F")


## code

targetmatvec=unlist(targetmat)+1
yrange=range(targetmatvec[targetmatvec>0]);
# yrange[1]=1; # set the minimum value to 1
for(i in 1:length(targetmat)){
  vali=targetmat[[i]]+1;
  if(i==1){
    plot(1:length(vali),vali,type='b',las=1,pch=20,main=paste('sgRNAs in',targetgene),ylab='Read counts',xlab='Samples',xlim=c(0.7,length(vali)+0.3),ylim = yrange,col=colors[(i %% length(colors))],xaxt='n',log='y')
    axis(1,at=1:length(vali),labels=(collabel),las=2)
    # lines(0:100,rep(1,101),col='black');
  }else{
    lines(1:length(vali),vali,type='b',pch=20,col=colors[(i %% length(colors))])
  }
}




# parameters
# Do not modify the variables beginning with "__"
targetmat=list(c(1931.6693311557365,1572.8515572756455),c(1304.71561275581,761.866302494316),c(1182.967719427384,995.9651389260399),c(2458.9239873024635,1709.7575732245555),c(3336.084006164746,2420.414755249432),c(1116.8212262017037,738.8744524876288))
targetgene="LRIG1"
collabel=c("S13_MNSC502_F5","S16_MNSC502_F8")

# set up color using RColorBrewer
#library(RColorBrewer)
#colors <- brewer.pal(length(targetgenelist), "Set1")

colors=c( "#E41A1C", "#377EB8", "#4DAF4A", "#984EA3", "#FF7F00",  "#A65628", "#F781BF",
          "#999999", "#66C2A5", "#FC8D62", "#8DA0CB", "#E78AC3", "#A6D854", "#FFD92F", "#E5C494", "#B3B3B3", 
          "#8DD3C7", "#FFFFB3", "#BEBADA", "#FB8072", "#80B1D3", "#FDB462", "#B3DE69", "#FCCDE5",
          "#D9D9D9", "#BC80BD", "#CCEBC5", "#FFED6F")


## code

targetmatvec=unlist(targetmat)+1
yrange=range(targetmatvec[targetmatvec>0]);
# yrange[1]=1; # set the minimum value to 1
for(i in 1:length(targetmat)){
  vali=targetmat[[i]]+1;
  if(i==1){
    plot(1:length(vali),vali,type='b',las=1,pch=20,main=paste('sgRNAs in',targetgene),ylab='Read counts',xlab='Samples',xlim=c(0.7,length(vali)+0.3),ylim = yrange,col=colors[(i %% length(colors))],xaxt='n',log='y')
    axis(1,at=1:length(vali),labels=(collabel),las=2)
    # lines(0:100,rep(1,101),col='black');
  }else{
    lines(1:length(vali),vali,type='b',pch=20,col=colors[(i %% length(colors))])
  }
}




# parameters
# Do not modify the variables beginning with "__"
targetmat=list(c(4942.772740168227,3785.2945783736795),c(2149.281707419931,1837.257832352548),c(2250.8980593318456,1521.6424368062058),c(1824.3011102676758,1347.113393573626),c(1395.7868715447903,1081.6620344055104),c(2432.0819320804485,1912.503886919888),c(2389.9015595887104,1502.830923164371),c(1310.4674817319562,1163.1785935201285),c(632.7055873760725,525.6772978801658),c(1823.342465438318,1646.0074436605591))
targetgene="ROSA26"
collabel=c("S13_MNSC502_F5","S16_MNSC502_F8")

# set up color using RColorBrewer
#library(RColorBrewer)
#colors <- brewer.pal(length(targetgenelist), "Set1")

colors=c( "#E41A1C", "#377EB8", "#4DAF4A", "#984EA3", "#FF7F00",  "#A65628", "#F781BF",
          "#999999", "#66C2A5", "#FC8D62", "#8DA0CB", "#E78AC3", "#A6D854", "#FFD92F", "#E5C494", "#B3B3B3", 
          "#8DD3C7", "#FFFFB3", "#BEBADA", "#FB8072", "#80B1D3", "#FDB462", "#B3DE69", "#FCCDE5",
          "#D9D9D9", "#BC80BD", "#CCEBC5", "#FFED6F")


## code

targetmatvec=unlist(targetmat)+1
yrange=range(targetmatvec[targetmatvec>0]);
# yrange[1]=1; # set the minimum value to 1
for(i in 1:length(targetmat)){
  vali=targetmat[[i]]+1;
  if(i==1){
    plot(1:length(vali),vali,type='b',las=1,pch=20,main=paste('sgRNAs in',targetgene),ylab='Read counts',xlab='Samples',xlim=c(0.7,length(vali)+0.3),ylim = yrange,col=colors[(i %% length(colors))],xaxt='n',log='y')
    axis(1,at=1:length(vali),labels=(collabel),las=2)
    # lines(0:100,rep(1,101),col='black');
  }else{
    lines(1:length(vali),vali,type='b',pch=20,col=colors[(i %% length(colors))])
  }
}




# parameters
# Do not modify the variables beginning with "__"
targetmat=list(c(1584.6399029282543,1271.867339006286),c(2259.5258627960648,2126.746125618564),c(1615.3165374677003,1084.7972866791495),c(2487.683332183194,1839.348000534974),c(1375.6553301282788,872.6452161628996),c(3547.944513452794,2670.1898530493518))
targetgene="PROM1"
collabel=c("S13_MNSC502_F5","S16_MNSC502_F8")

# set up color using RColorBrewer
#library(RColorBrewer)
#colors <- brewer.pal(length(targetgenelist), "Set1")

colors=c( "#E41A1C", "#377EB8", "#4DAF4A", "#984EA3", "#FF7F00",  "#A65628", "#F781BF",
          "#999999", "#66C2A5", "#FC8D62", "#8DA0CB", "#E78AC3", "#A6D854", "#FFD92F", "#E5C494", "#B3B3B3", 
          "#8DD3C7", "#FFFFB3", "#BEBADA", "#FB8072", "#80B1D3", "#FDB462", "#B3DE69", "#FCCDE5",
          "#D9D9D9", "#BC80BD", "#CCEBC5", "#FFED6F")


## code

targetmatvec=unlist(targetmat)+1
yrange=range(targetmatvec[targetmatvec>0]);
# yrange[1]=1; # set the minimum value to 1
for(i in 1:length(targetmat)){
  vali=targetmat[[i]]+1;
  if(i==1){
    plot(1:length(vali),vali,type='b',las=1,pch=20,main=paste('sgRNAs in',targetgene),ylab='Read counts',xlab='Samples',xlim=c(0.7,length(vali)+0.3),ylim = yrange,col=colors[(i %% length(colors))],xaxt='n',log='y')
    axis(1,at=1:length(vali),labels=(collabel),las=2)
    # lines(0:100,rep(1,101),col='black');
  }else{
    lines(1:length(vali),vali,type='b',pch=20,col=colors[(i %% length(colors))])
  }
}




# parameters
# Do not modify the variables beginning with "__"
targetmat=list(c(1421.6702819374477,1100.4735480473453),c(1991.1053105759129,1819.4914028019261),c(1718.8501790383302,1443.261129965227),c(815.8067497833904,632.2758751838974),c(2484.807397695121,2194.676591547412),c(1264.4525299227873,1027.3176616624316))
targetgene="KRT20"
collabel=c("S13_MNSC502_F5","S16_MNSC502_F8")

# set up color using RColorBrewer
#library(RColorBrewer)
#colors <- brewer.pal(length(targetgenelist), "Set1")

colors=c( "#E41A1C", "#377EB8", "#4DAF4A", "#984EA3", "#FF7F00",  "#A65628", "#F781BF",
          "#999999", "#66C2A5", "#FC8D62", "#8DA0CB", "#E78AC3", "#A6D854", "#FFD92F", "#E5C494", "#B3B3B3", 
          "#8DD3C7", "#FFFFB3", "#BEBADA", "#FB8072", "#80B1D3", "#FDB462", "#B3DE69", "#FCCDE5",
          "#D9D9D9", "#BC80BD", "#CCEBC5", "#FFED6F")


## code

targetmatvec=unlist(targetmat)+1
yrange=range(targetmatvec[targetmatvec>0]);
# yrange[1]=1; # set the minimum value to 1
for(i in 1:length(targetmat)){
  vali=targetmat[[i]]+1;
  if(i==1){
    plot(1:length(vali),vali,type='b',las=1,pch=20,main=paste('sgRNAs in',targetgene),ylab='Read counts',xlab='Samples',xlim=c(0.7,length(vali)+0.3),ylim = yrange,col=colors[(i %% length(colors))],xaxt='n',log='y')
    axis(1,at=1:length(vali),labels=(collabel),las=2)
    # lines(0:100,rep(1,101),col='black');
  }else{
    lines(1:length(vali),vali,type='b',pch=20,col=colors[(i %% length(colors))])
  }
}



dev.off()
Sweave("S2A_c0_t3_summary.Rnw");
library(tools);

texi2dvi("S2A_c0_t3_summary.tex",pdf=TRUE);
